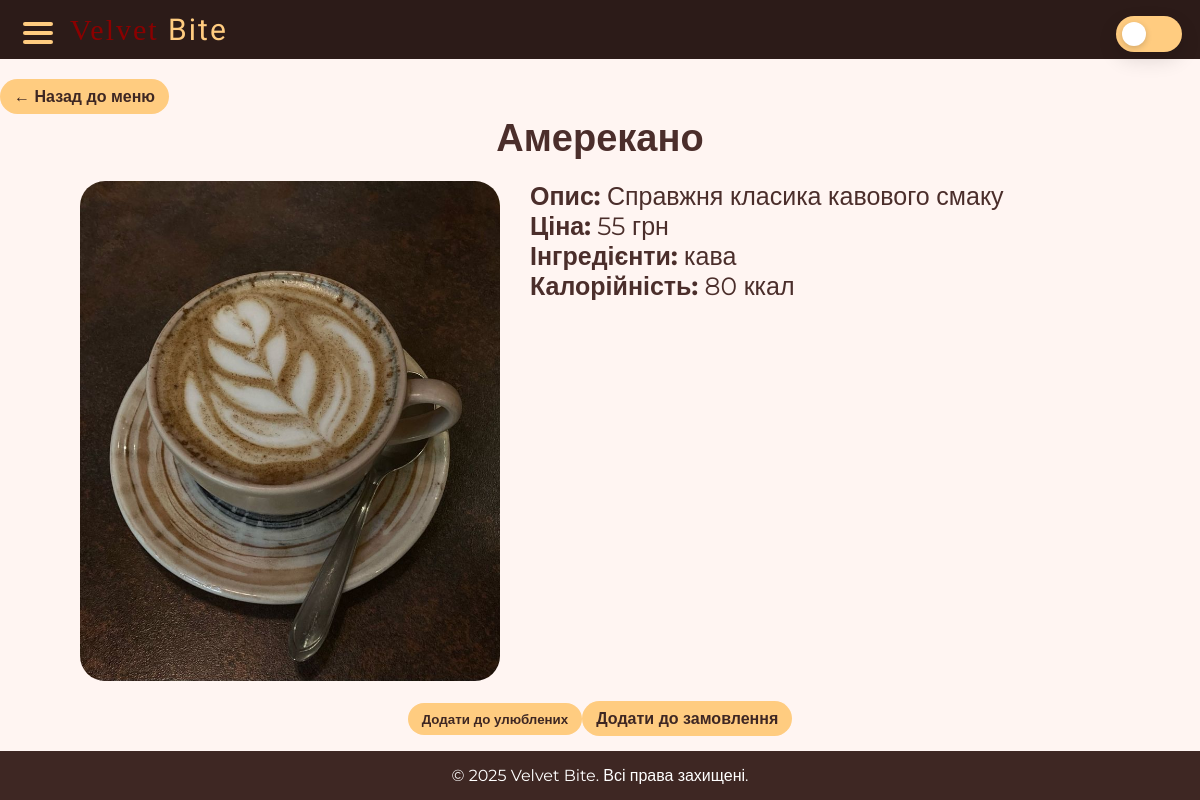
The page /dish/6 on the database its author committed.
### tables this page shows
CREATE TABLE "dish" (
	"id"	INTEGER NOT NULL,
	"name"	TEXT NOT NULL,
	"price"	TEXT NOT NULL,
	"image"	BLOB NOT NULL,
	"description"	TEXT,
	"ingredients"	TEXT,
	"calories"	NUMERIC,
	PRIMARY KEY("id" AUTOINCREMENT)
);

### main.py (the view)
@app.route('/dish/<int:dish_id>')
def dish(dish_id):
    dish = get_dish_by_id(dish_id)
    user_id = session.get('user_id')
    fav = None
    is_fav = False
    if user_id:
        fav = get_favourite_by_dish(dish_id, user_id)
        is_fav = bool(fav)
    return render_template('dish.html', dish=dish, is_fav=is_fav)

### database.py (called while the page is built)
def get_db():
    if 'db' not in g:
        db_path = os.environ.get('DATABASE_PATH', 'my_database.db')
        try:
            db_dir = os.path.dirname(db_path)
            if db_dir:
                os.makedirs(db_dir, exist_ok=True)
        except Exception:
            pass
        g.db = sqlite3.connect(db_path)
        g.db.row_factory = sqlite3.Row  # Для отримання результатів у вигляді словника
    return g.db

def get_dish_by_id(dish_id):
    db = get_db()
    cursor = db.cursor()
    cursor.execute('SELECT * FROM dish WHERE id = ?', (dish_id,))
    return cursor.fetchone()

### main.py (called while the page is built)
@app.before_request
def startup():
    if not app.config.get('DB_INIT_DONE'):
        try:
            with app.app_context():
                init_db()
                add_admin('admin', '11111')
        except Exception:
            pass
        app.config['DB_INIT_DONE'] = True

### templates/dish.html (shortened to what this page needs)
<!DOCTYPE html>
<html lang="uk">
<head>
    <link rel="stylesheet" href="{{ url_for('static', filename='style.css') }}">
</head>
</head>
<body>
    <header>
        <nav class="navbar">
            <div class="menu-toggle" id="menu-toggle">
                <span></span>
                <span></span>
                <span></span>
            </div>
            <h1 class="logo"><span>Velvet</span> Bite</h1>
        </nav>
    </header>
    <main>
        <section class="dish">
            <a href="/#menu" class="dish-btn">← Назад до меню</a>
            <h1 class="dish-name">{{ dish.name }}</h1>
        </section>
        <section class="dish-detail">
            <img src="{{ url_for('static', filename=dish.image) }}" alt="{{ dish.name }}">
            <div class="dish-info">
                <p><strong>Опис:</strong> {{ dish.description }}</p>
                <p><strong>Ціна:</strong> {{ dish.price|int }} грн</p>
                <p><strong>Інгредієнти:</strong> {{ dish.ingredients }}</p>
                <p><strong>Калорійність:</strong> {{ dish.calories }} ккал</p>
            </div>
        </section>
        <section class="dish-order">
            {% if is_fav %}
            <form method="post" action="{{ url_for('remove_from_favourite', dish_id=dish.id) }}" style="display:inline">
                <button type="submit" class="dish-btn">Видалити з улюблених</button>
            </form>
            {% else %}
            <form method="post" action="{{ url_for('add_to_favourite', dish_id=dish.id) }}" style="display:inline">
                <button type="submit" class="dish-btn">Додати до улюблених</button>
            </form>
            {% endif %}
            <a class="dish-btn" href="{{ url_for('order') }}?dish_id={{ dish.id }}&qty=1">Додати до замовлення</a>
        </section>
    </main>
    <footer>
        <p>© 2025 Velvet Bite. Всі права захищені.</p>
    </footer>
</body>
</html>

### static/style.css (style rules this page uses)
* { margin: 0; padding: 0; box-sizing: border-box; font-family: "Montserrat", sans-serif; }
html, body { height: 100%; }
body { background-color: #FFF5F2; color: #4B2E2B; font-family: 'Montserrat', sans-serif; margin: 0; padding: 0; display: flex; flex-direction: column; min-height: 100vh; }
.navbar { display: flex; justify-content: space-between; align-items: center; padding: 12px 60px; background: #2C1B18; position: relative; z-index: 999; flex-direction: row; }
.logo { font-family: 'Beau Rivage', serif; font-weight: 400; color: #ffcc80; letter-spacing: 2px; font-size: 30px; margin-left: 10px; }
.logo span { font-family: "Alegreya", serif; font-optical-sizing: auto; font-weight: 400; color: #8B0000; font-size: 30px; }
.menu-toggle { display: flex; flex-direction: column; justify-content: space-between; width: 30px; height: 22px; cursor: pointer; z-index: 1001; transition: all 0.3s ease; margin-left: 5px; position: fixed; left: 18px; top: 22px; }
.menu-toggle span { display: block; height: 4px; width: 100%; background: #ffcc80; border-radius: 3px; transition: all 0.3s ease; }
footer { background: #3e2723; color: #fff; text-align: center; padding: 15px 0; }
.dish-btn { margin-left: 80px; display: inline-block; background: #ffcc80; color: #3e2723; padding: 10px 20px; margin-top: 20px; border-radius: 25px; text-decoration: none; font-weight: bold; transition: background 0.3s; font-family: "Montserrat", sans-serif; font-optical-sizing: auto; font-style: normal; }
.dish h1 { font-size: 38px; color: #4B2E2B; text-align: center; }
.dish-detail { display: flex; align-items: flex-start; gap: 30px; margin-top: 20px; }
.dish-detail img { width: 35%; height: 500px; object-fit: cover; margin-left: 80px; border-radius: 25px; }
.dish-info { max-width: 500px; font-size: 25px; }
main, .menu-section, .contact-section, .dish-detail { flex: 1; }
a { text-decoration: none; color: inherit; -webkit-tap-highlight-color: transparent; }
.dish-order { display: flex; justify-content: center; align-items: center; }
.dish-btn { margin-left:0 }
.dish-btn { background:#ffcc80;color:#3e2723;padding:8px 14px;border-radius:18px;border:none;cursor:pointer;transition:transform 0.12s ease, background 0.18s }
.navbar { padding-right:140px }
button, .btn, .dish-btn, .cart-btn, .account-btn, .signUp-form-in a, .signUp-btn-account, .contact-form button, .promo-spin-btn { background: #ffcc80 !important; color: #3e2723 !important; border: none !important; }

### rows shown on the page
dish: name "Амерекано", image (picture), description "Справжня класика кавового смаку", price "55", ingredients "кава", calories "80"
